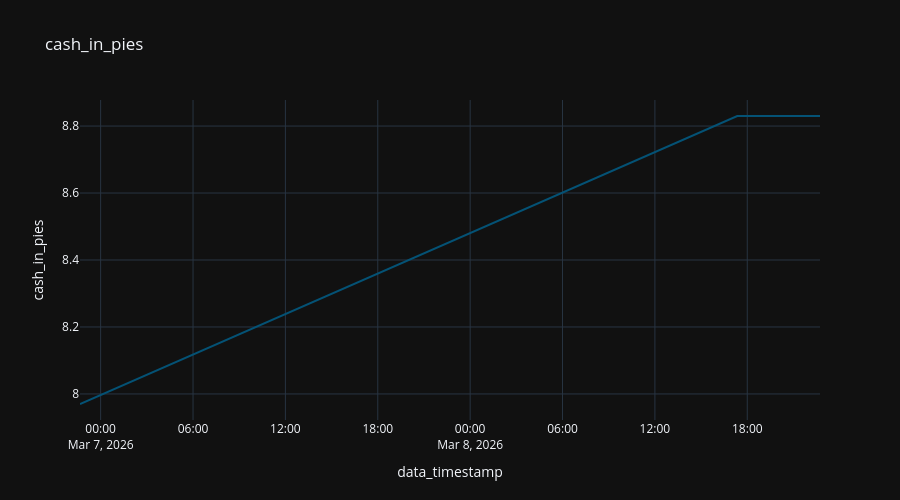

Notebook code cell kept with this figure:
### Code cell
fig = px.line (
  df_account,
  "data_timestamp",
  "cash_in_pies",
  title="cash_in_pies"
#   color_discrete_sequence="Tealgrn_r",
)

fig.update_layout (
  height=500,
)

### Figure 1 — Plotly figure (JSON) as saved in the notebook; plotly's stock layout.template omitted (floating-point values rounded to 4 significant figures)
{"data": [{"hovertemplate": "data_timestamp=%{x}<br>cash_in_pies=%{y}<extra></extra>", "legendgroup": "", "line": {"color": "rgb(4, 82, 117)", "dash": "solid"}, "marker": {"symbol": "circle"}, "mode": "lines", "name": "", "orientation": "v", "showlegend": false, "type": "scatter", "x": ["2026-03-08T22:43:24.610459", "2026-03-08T22:32:23.135490", "2026-03-08T20:03:50.163422", "2026-03-08T19:52:12.961157", "2026-03-08T19:40:38.052550", "2026-03-08T19:28:45.602075", "2026-03-08T19:17:05.096410", "2026-03-08T19:11:40.094790", "2026-03-08T18:53:51.794209", "2026-03-08T18:42:17.084008", "2026-03-08T18:30:38.367714", "2026-03-08T18:18:45.808130", "2026-03-08T18:07:13.062653", "2026-03-08T17:55:25.609977", "2026-03-08T17:43:48.015631", "2026-03-08T17:32:05.819384", "2026-03-08T17:20:51.909591", "2026-03-06T22:39:30.652466"], "xaxis": "x", "y": [8.83, 8.83, 8.83, 8.83, 8.83, 8.83, 8.83, 8.83, 8.83, 8.83, 8.83, 8.83, 8.83, 8.83, 8.83, 8.83, 8.83, 7.97], "yaxis": "y"}], "layout": {"height": 500, "legend": {"tracegroupgap": 0}, "title": {"text": "cash_in_pies"}, "xaxis": {"anchor": "y", "domain": [0, 1], "title": {"text": "data_timestamp"}}, "yaxis": {"anchor": "x", "domain": [0, 1], "title": {"text": "cash_in_pies"}}}}
